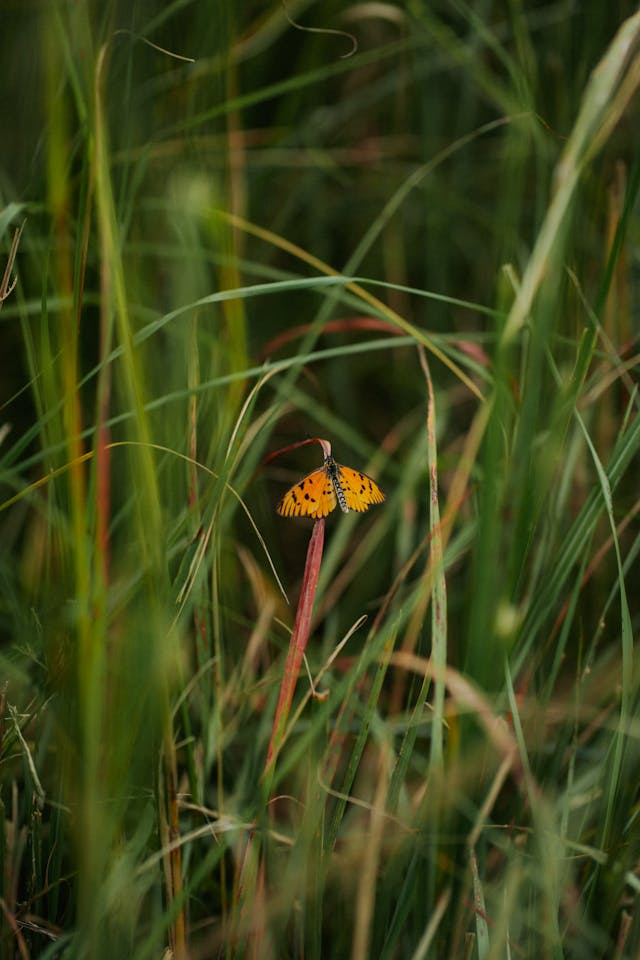
#> input picture butterfly.jpg, 640 x 960 px
$ python day2.py
#> lines starting #> are read from the running program, lines starting #| are printed output that depends on the picture
from PIL import Image

image = Image.open("./butterfly.jpg")
#> image is the input picture: PIL image 640x960 RGB; mean R, G, B 61.1, 68.5, 25.3
data = image.load()

for x in range(image.width):
    for y in range(image.height):
        pixel = data[x,y]

        r = pixel[0]
        g = pixel[1]
        b = pixel[2]
        if (g < 120):
            k = .33*r + .33*g + .33*b
            k = int(k)
            data[x,y] = (k,k,k)
image.save("./butterfly.png")
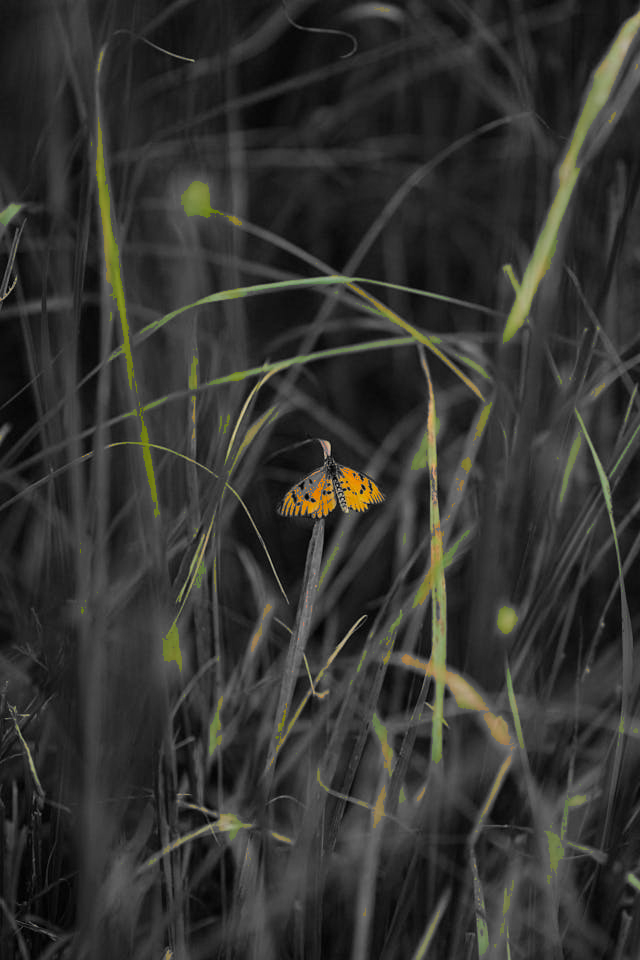
#> saved as butterfly.png: PIL image 640x960 RGB; mean R, G, B 51.8, 51.8, 48.6

$ run again, with frog.jpg copied over butterfly.jpg
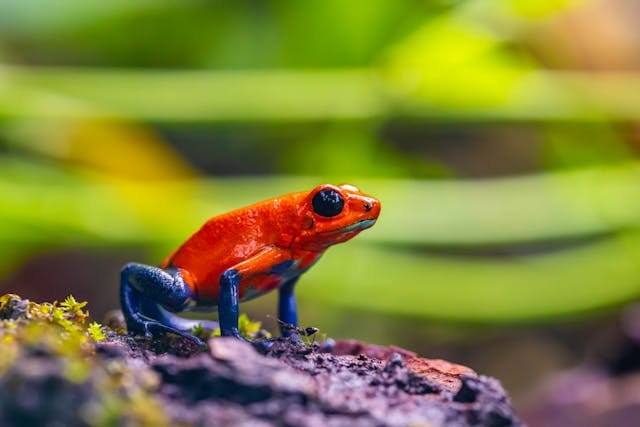
#> input picture frog.jpg, 640 x 427 px
#> image is the input picture: PIL image 640x427 RGB; mean R, G, B 129.1, 130.1, 56.6
#> `image.save("./butterfly.png")`:
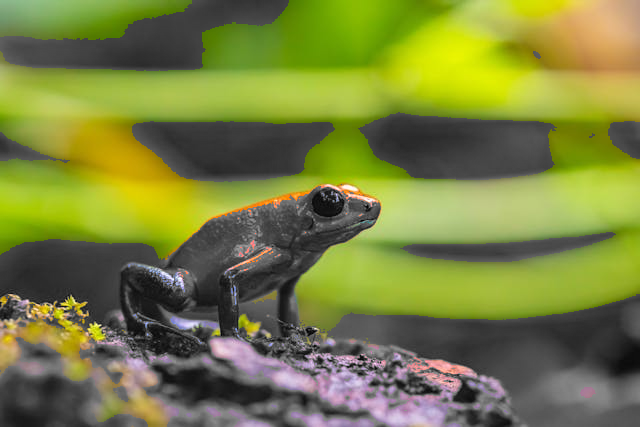
#> saved as butterfly.png: PIL image 640x427 RGB; mean R, G, B 121.6, 129, 63.6
